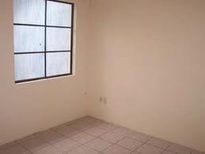
%> input picture corner_window.jpg, 205 x 154 px, shrunk from 259 x 194 before the run
$ octave LoGOperator.m   (GNU Octave 9; MATLAB toolbox functions it lacks are replaced by stand-ins)
%> lines starting %> are read from the running program, lines starting %| are printed output that depends on the picture
### gaussianFilter.m
function [gaussian] = gaussianFilter(img, winsz, sigma)
    kernel = fspecial('gaussian',[winsz winsz], sigma);
    [imR imC] = size(img);
    [kR kC] = size(kernel);

    tempR = imR - kR + 1;
    tempC = imC - kC + 1;

    gaussian = uint8(zeros(tempR, tempC));

    %Do Convolution
    for rows = 1:kR,
        for columns = 1:kC
            xpart = img(kR-rows+1:imR-rows+1, kC-columns+1:imC-columns+1);
            gaussian = gaussian + xpart * kernel(rows, columns);
        end
    end

    % [6 lines of commented-out code are left out]
end

### laplacianOfGaussian.m
function lg = laplacianOfGaussian(mat, kernsz, sigma)
    kernel = fspecial('log', kernsz, sigma);
    filteredImg = gaussianFilter(mat, kernsz, sigma);
    lg = conv2(filteredImg, kernel);
end

### LoGOperator.m
%Project 2
%Part B, Edge Detection - LoG Operator
clear;
clc;

a = rgb2gray(imread('corner_window.jpg'));
%> a: size 154x205 uint8; min 22, max 252, mean 158.2
b = rgb2gray(imread('corridor.jpg'));
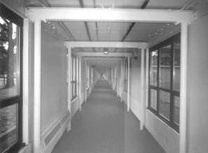
%> input picture corridor.jpg, 208 x 153 px, shrunk from 262 x 193 before the run
%> b: size 153x208 uint8; min 33, max 255, mean 145.9
c = rgb2gray(imread('New York City.jpg'));
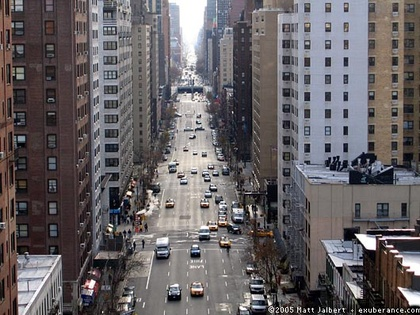
%> input picture New York City.jpg, 420 x 315 px, shrunk from 530 x 398 before the run
%> c: size 315x420 uint8; min 0, max 255, mean 99.1
d = rgb2gray(imread('tree.jpg'));
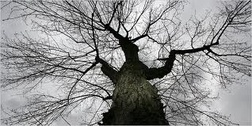
%> input picture tree.jpg, 252 x 126 px, shrunk from 318 x 159 before the run
%> d: size 126x252 uint8; min 0, max 255, mean 144.5

windowSize = 5;
sigma = 1;

logA = laplacianOfGaussian(a, windowSize, sigma);
logB = laplacianOfGaussian(b, windowSize, sigma);
logC = laplacianOfGaussian(c, windowSize, sigma);
%> call 3 of gaussianFilter, with winsz = 5, sigma = 1
%> after the loop in gaussianFilter (call 3), `for rows = 1:kR,`:
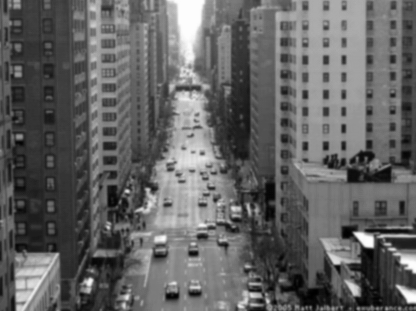
%> gaussian: size 311x416 uint8; min 0, max 253, mean 98.7
logD = laplacianOfGaussian(d, windowSize, sigma);

figure
subplot(221), imshow(logA), title('corner window, Sigma = 1');
subplot(222), imshow(logB), title('corridor, Sigma = 1');
subplot(223), imshow(logC), title('New York City, Sigma = 1');
subplot(224), imshow(logD), title('Tree, Sigma = 1');

sigma = 2;

logA = laplacianOfGaussian(a, windowSize, sigma);
logB = laplacianOfGaussian(b, windowSize, sigma);
logC = laplacianOfGaussian(c, windowSize, sigma);
logD = laplacianOfGaussian(d, windowSize, sigma);
%> call 8 of laplacianOfGaussian, with kernsz = 5, sigma = 2
%> call 8 of gaussianFilter, with winsz = 5, sigma = 2
%> after the loop in gaussianFilter (call 8), `for rows = 1:kR,`:
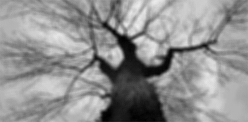
%> gaussian: size 122x248 uint8; min 0, max 238, mean 144
%> in laplacianOfGaussian (call 8), `lg = conv2(filteredImg, kernel);`:
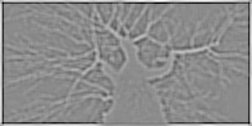
%> lg: size 126x252 double; min -10.1, max 8.29, mean -1.94e-15; drawn with min black and max white

figure
subplot(221), imshow(logA), title('corner window, Sigma = 2');
subplot(222), imshow(logB), title('corridor, Sigma = 2');
subplot(223), imshow(logC), title('New York City, Sigma = 2');
subplot(224), imshow(logD), title('Tree, Sigma = 2');
%> after `imshow(logD)`:
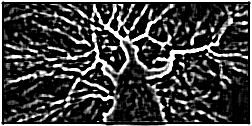
%> displayed picture: size 126x252, on the screen's scale of 0 to 255; min 0, max 255, mean 63.7
